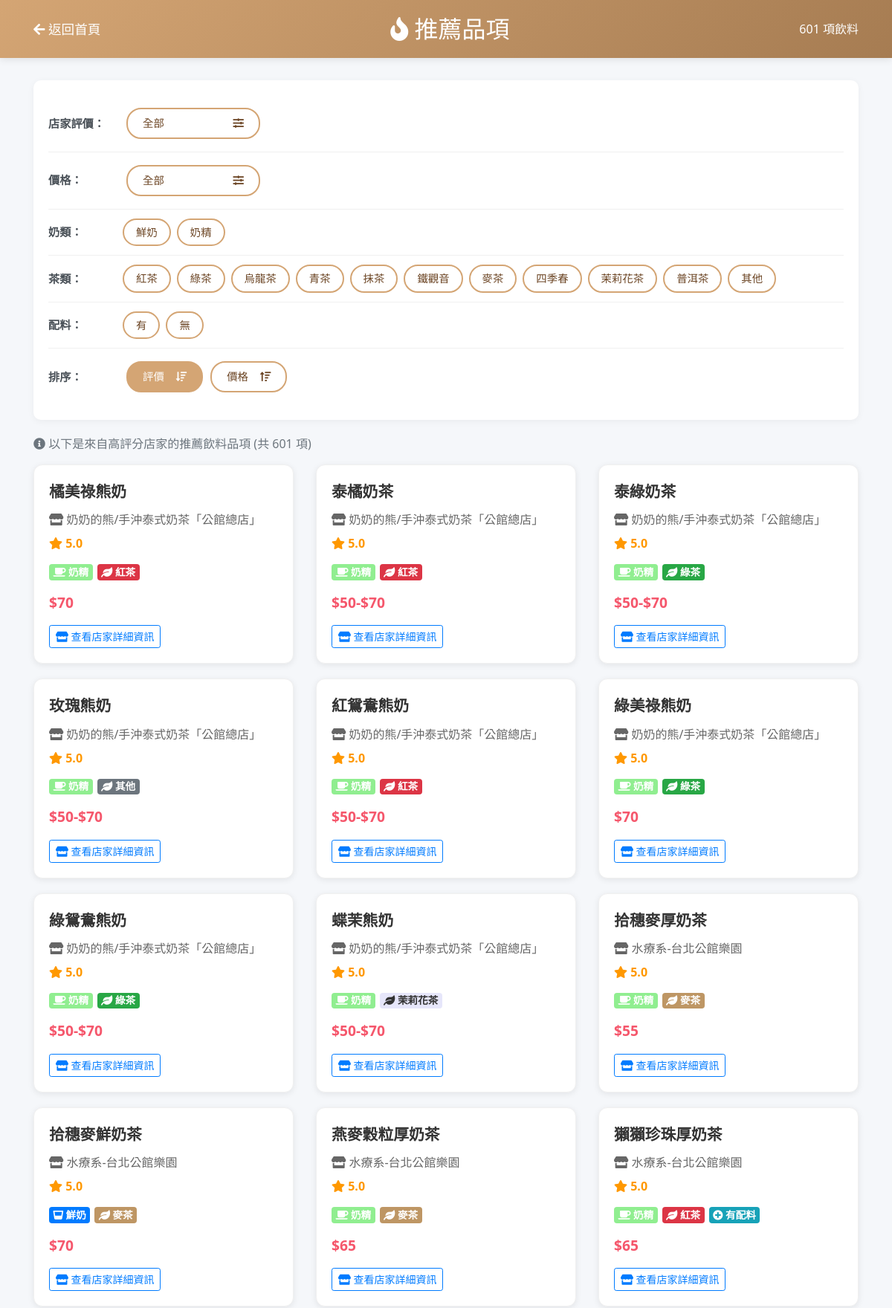
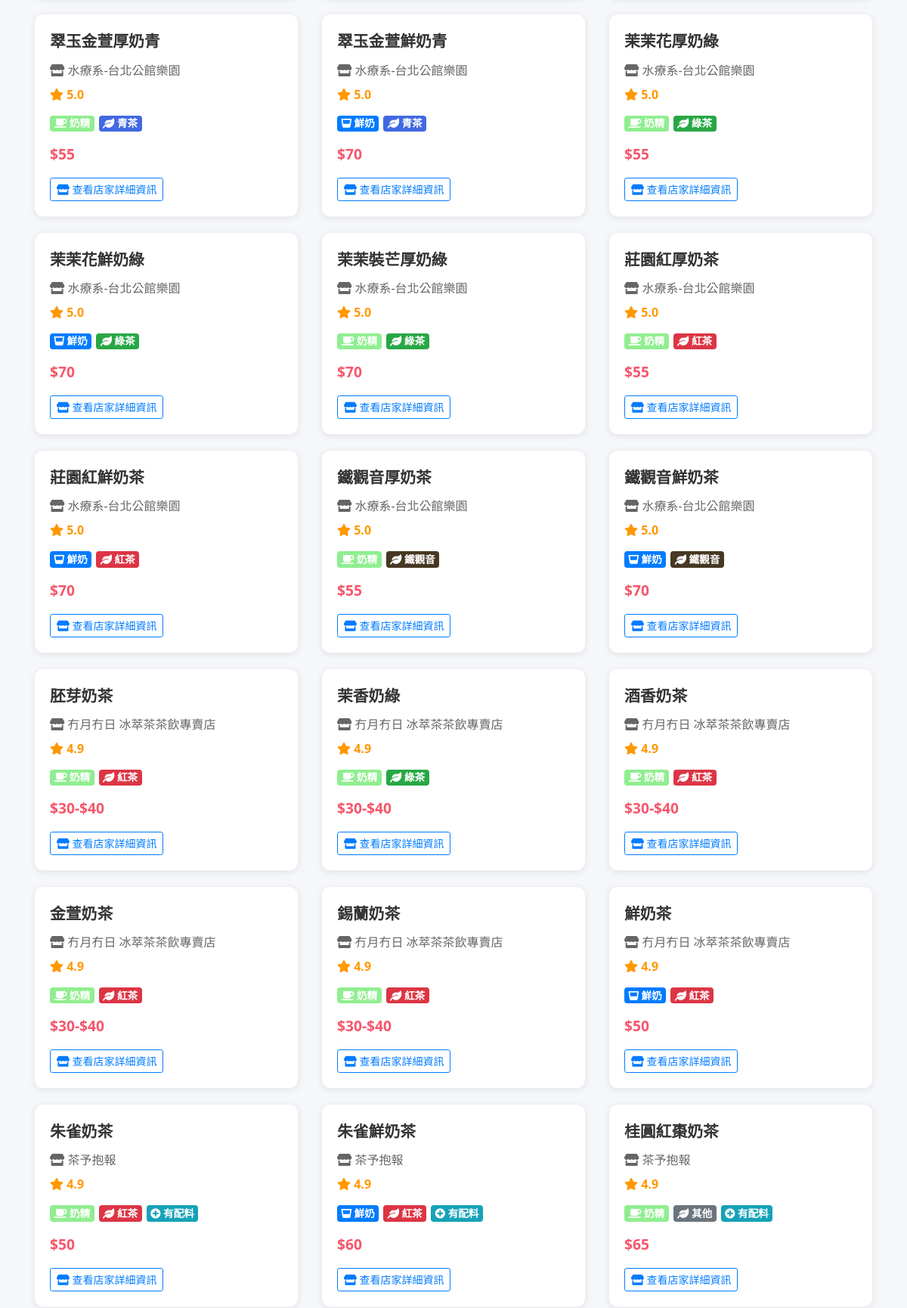
The app's page /drinks/ (upper part) with its own data (2 pictures, top to bottom).
### polls/models.py (models this page shows, shortened)
class Drink(models.Model):
    MILK_TYPE_CHOICES = [
        ('creamer', '奶精'),
        ('fresh_milk', '鮮奶'),
    ]
    TEA_TYPE_CHOICES = [
        ('black_tea', '紅茶'),
        ('green_tea', '綠茶'),
        ('oolong_tea', '烏龍茶'),
        ('blue_tea', '青茶'),
        ('matcha', '抹茶'),
        ('tieguanyin', '鐵觀音'),
        ('barley_tea', '麥茶'),
        ('season', '四季春'),
        ('jasmine', '茉莉花茶'),
        ('pu_erh', '普洱茶'),
        ('other', '其他')
    ]
    tea_shop = models.ForeignKey(TeaShop, on_delete=models.CASCADE, related_name='drinks', verbose_name='所屬店家')
    name = models.CharField(max_length=100, verbose_name='飲料名稱')
    description = models.TextField(blank=True, null=True, verbose_name='描述')
    milk_type = models.CharField(max_length=20, choices=MILK_TYPE_CHOICES, blank=True, null=True, verbose_name='使用奶類')
    tea_type = models.CharField(max_length=20, choices=TEA_TYPE_CHOICES, blank=True, null=True, verbose_name='茶類')
    topping = models.CharField(max_length=10, choices=[('yes', '有'), ('no', '無')], blank=True, null=True, verbose_name='配料')
    has_medium = models.BooleanField(default=False, verbose_name='有中杯')
    price_medium = models.DecimalField(max_digits=5, decimal_places=0, blank=True, null=True, verbose_name='中杯價格')
    has_large = models.BooleanField(default=False, verbose_name='有大杯')
    price_large = models.DecimalField(max_digits=5, decimal_places=0, blank=True, null=True, verbose_name='大杯價格')
    created_at = models.DateTimeField(auto_now_add=True, verbose_name='建立時間')
    class Meta:
        verbose_name = '飲料品項'
        verbose_name_plural = '飲料品項列表'
        ordering = ['tea_shop', 'name']
    def get_price_range(self):
        prices = []
        if self.has_medium and self.price_medium:
            prices.append(int(self.price_medium))
        if self.has_large and self.price_large:
            prices.append(int(self.price_large))
        if not prices:
            return "價格未定"
        min_price = min(prices)
        max_price = max(prices)
        if min_price == max_price:
            return f"${min_price}"
        return f"${min_price}-${max_price}"

class TeaShop(models.Model):
    place_id = models.CharField(max_length=200, unique=True, verbose_name='Google Place ID')
    name = models.CharField(max_length=200, verbose_name='店名')
    address = models.CharField(max_length=300, verbose_name='地址')
    phone = models.CharField(max_length=50, blank=True, null=True, verbose_name='電話')
    latitude = models.DecimalField(max_digits=10, decimal_places=7, verbose_name='緯度')
    longitude = models.DecimalField(max_digits=10, decimal_places=7, verbose_name='經度')
    rating = models.DecimalField(max_digits=2, decimal_places=1, verbose_name='評分')
    opening_hours = models.TextField(verbose_name='營業時間')
    created_at = models.DateTimeField(auto_now_add=True, verbose_name='建立時間')
    class Meta:
        verbose_name = '奶茶店'
        verbose_name_plural = '奶茶店列表'
        ordering = ['-rating', 'name']  # 按評分降冪、店名排序

### polls/views.py (the view)
# urls.py: path('drinks/', polls_views.recommended_drinks, name='recommended_drinks'),
def recommended_drinks(request):
    rating_filter = request.GET.get('rating', '')
    milk_filter = request.GET.get('milk_type', '')
    price_filter = request.GET.get('price', '')
    tea_filter = request.GET.get('tea_type', '')
    topping_filter = request.GET.get('topping', '')
    sort_by = request.GET.get('sort', 'rating_desc')  # 預設評價由高到低
    drinks = Drink.objects.select_related('tea_shop')
    if rating_filter:
        try:
            min_rating = float(rating_filter)
            drinks = drinks.filter(tea_shop__rating__gte=min_rating)
        except ValueError:
            pass
    else:
        drinks = drinks.filter(tea_shop__rating__gte=4.0)
    if milk_filter:
        drinks = drinks.filter(milk_type=milk_filter)
    if tea_filter:
        drinks = drinks.filter(tea_type=tea_filter)
    if topping_filter:
        drinks = drinks.filter(topping=topping_filter)
    drinks = list(drinks)
    if price_filter == 'under_50':
        drinks = [d for d in drinks if has_price_in_range(d, 0, 50)]
    elif price_filter == '50_80':
        drinks = [d for d in drinks if has_price_in_range(d, 50, 80)]
    elif price_filter == 'over_80':
        drinks = [d for d in drinks if has_price_in_range(d, 80, float('inf'))]
    if sort_by == 'rating_desc' or sort_by == 'rating':
        drinks = sorted(drinks, key=lambda x: x.tea_shop.rating, reverse=True)
    elif sort_by == 'rating_asc':
        drinks = sorted(drinks, key=lambda x: x.tea_shop.rating)
    elif sort_by == 'price_asc':
        drinks = sorted(drinks, key=lambda x: get_min_price(x))
    elif sort_by == 'price_desc':
        drinks = sorted(drinks, key=lambda x: get_max_price(x), reverse=True)
    context = {
        'drinks': drinks[:50],  # 限制顯示數量
        'total_count': len(drinks),
        'rating_filter': rating_filter,
        'milk_filter': milk_filter,
        'price_filter': price_filter,
        'tea_filter': tea_filter,
        'topping_filter': topping_filter,
        'sort_by': sort_by,
    }
    return render(request, 'polls/recommended_drinks.html', context)

### templates/polls/recommended_drinks.html (shortened to what this page needs)
<!DOCTYPE html>
<html lang="zh-TW">
<head>
    <link rel="stylesheet" href="https://cdn.jsdelivr.net/npm/bootstrap@4.6.2/dist/css/bootstrap.min.css">
    <link rel="stylesheet" href="https://cdnjs.cloudflare.com/ajax/libs/font-awesome/5.15.4/css/all.min.css">
</head>
<body>
    <div class="header">
        <div class="container">
            <div class="d-flex justify-content-between align-items-center">
                <a href="{% url 'home' %}" class="back-btn">
                    <i class="fas fa-arrow-left"></i> 返回首頁
                </a>
                <h1><i class="fas fa-fire"></i> 推薦品項</h1>
                <div class="text-white">
                    {{ total_count }} 項飲料
                </div>
            </div>
        </div>
    </div>
    <div class="container">
        <div class="filter-section">
            <div class="filter-row">
                <span class="filter-label">店家評價：</span>
                <button class="btn filter-btn slider-trigger" data-toggle="modal" data-target="#ratingModal">
                    <span class="current-value">
                        {% if rating_filter %}{{ rating_filter }}★以上{% else %}全部{% endif %}
                    </span>
                    <i class="fas fa-sliders-h ml-2"></i>
                </button>
            </div>
            <div class="filter-row">
                <span class="filter-label">價格：</span>
                <button class="btn filter-btn slider-trigger" data-toggle="modal" data-target="#priceModal">
                    <span class="current-value">
                        {% if price_filter == 'under_50' %}&lt;50元
                        {% elif price_filter == '50_80' %}50-80元
                        {% elif price_filter == 'over_80' %}≥80元
                        {% else %}全部{% endif %}
                    </span>
                    <i class="fas fa-sliders-h ml-2"></i>
                </button>
            </div>
            <div class="filter-row">
                <span class="filter-label">奶類：</span>
                <div class="filter-buttons-group">
                    <a href="?rating={{ rating_filter }}{% if milk_filter != 'fresh_milk' %}&milk_type=fresh_milk{% endif %}&price={{ price_filter }}&tea_type={{ tea_filter }}&topping={{ topping_filter }}&sort={{ sort_by }}#filters"
                       class="btn filter-btn {% if milk_filter == 'fresh_milk' %}active{% endif %}">
                        鮮奶
                    </a>
                    <a href="?rating={{ rating_filter }}{% if milk_filter != 'creamer' %}&milk_type=creamer{% endif %}&price={{ price_filter }}&tea_type={{ tea_filter }}&topping={{ topping_filter }}&sort={{ sort_by }}#filters"
                       class="btn filter-btn {% if milk_filter == 'creamer' %}active{% endif %}">
                        奶精
                    </a>
                </div>
            </div>
            <div class="filter-row">
                <span class="filter-label">茶類：</span>
                <div class="filter-buttons-group">
                    <a href="?rating={{ rating_filter }}&milk_type={{ milk_filter }}&price={{ price_filter }}{% if tea_filter != 'black_tea' %}&tea_type=black_tea{% endif %}&topping={{ topping_filter }}&sort={{ sort_by }}#filters"
                       class="btn filter-btn {% if tea_filter == 'black_tea' %}active{% endif %}">紅茶</a>
                    <a href="?rating={{ rating_filter }}&milk_type={{ milk_filter }}&price={{ price_filter }}{% if tea_filter != 'green_tea' %}&tea_type=green_tea{% endif %}&topping={{ topping_filter }}&sort={{ sort_by }}#filters"
                       class="btn filter-btn {% if tea_filter == 'green_tea' %}active{% endif %}">綠茶</a>
                    <a href="?rating={{ rating_filter }}&milk_type={{ milk_filter }}&price={{ price_filter }}{% if tea_filter != 'oolong_tea' %}&tea_type=oolong_tea{% endif %}&topping={{ topping_filter }}&sort={{ sort_by }}#filters"
                       class="btn filter-btn {% if tea_filter == 'oolong_tea' %}active{% endif %}">烏龍茶</a>
                    <a href="?rating={{ rating_filter }}&milk_type={{ milk_filter }}&price={{ price_filter }}{% if tea_filter != 'blue_tea' %}&tea_type=blue_tea{% endif %}&topping={{ topping_filter }}&sort={{ sort_by }}#filters"
                       class="btn filter-btn {% if tea_filter == 'blue_tea' %}active{% endif %}">青茶</a>
                    <a href="?rating={{ rating_filter }}&milk_type={{ milk_filter }}&price={{ price_filter }}{% if tea_filter != 'matcha' %}&tea_type=matcha{% endif %}&topping={{ topping_filter }}&sort={{ sort_by }}#filters"
                       class="btn filter-btn {% if tea_filter == 'matcha' %}active{% endif %}">抹茶</a>
                    <a href="?rating={{ rating_filter }}&milk_type={{ milk_filter }}&price={{ price_filter }}{% if tea_filter != 'tieguanyin' %}&tea_type=tieguanyin{% endif %}&topping={{ topping_filter }}&sort={{ sort_by }}#filters"
                       class="btn filter-btn {% if tea_filter == 'tieguanyin' %}active{% endif %}">鐵觀音</a>
                    <a href="?rating={{ rating_filter }}&milk_type={{ milk_filter }}&price={{ price_filter }}{% if tea_filter != 'barley_tea' %}&tea_type=barley_tea{% endif %}&topping={{ topping_filter }}&sort={{ sort_by }}#filters"
                       class="btn filter-btn {% if tea_filter == 'barley_tea' %}active{% endif %}">麥茶</a>
                    <a href="?rating={{ rating_filter }}&milk_type={{ milk_filter }}&price={{ price_filter }}{% if tea_filter != 'season' %}&tea_type=season{% endif %}&topping={{ topping_filter }}&sort={{ sort_by }}#filters"
                       class="btn filter-btn {% if tea_filter == 'season' %}active{% endif %}">四季春</a>
                    <a href="?rating={{ rating_filter }}&milk_type={{ milk_filter }}&price={{ price_filter }}{% if tea_filter != 'jasmine' %}&tea_type=jasmine{% endif %}&topping={{ topping_filter }}&sort={{ sort_by }}#filters"
                       class="btn filter-btn {% if tea_filter == 'jasmine' %}active{% endif %}">茉莉花茶</a>
                    <a href="?rating={{ rating_filter }}&milk_type={{ milk_filter }}&price={{ price_filter }}{% if tea_filter != 'pu_erh' %}&tea_type=pu_erh{% endif %}&topping={{ topping_filter }}&sort={{ sort_by }}#filters"
                       class="btn filter-btn {% if tea_filter == 'pu_erh' %}active{% endif %}">普洱茶</a>
                    <a href="?rating={{ rating_filter }}&milk_type={{ milk_filter }}&price={{ price_filter }}{% if tea_filter != 'other' %}&tea_type=other{% endif %}&topping={{ topping_filter }}&sort={{ sort_by }}#filters"
                       class="btn filter-btn {% if tea_filter == 'other' %}active{% endif %}">其他</a>
                </div>
            </div>
            <div class="filter-row">
                <span class="filter-label">配料：</span>
                <div class="filter-buttons-group">
                    <a href="?rating={{ rating_filter }}&milk_type={{ milk_filter }}&price={{ price_filter }}&tea_type={{ tea_filter }}{% if topping_filter != 'yes' %}&topping=yes{% endif %}&sort={{ sort_by }}#filters"
                       class="btn filter-btn {% if topping_filter == 'yes' %}active{% endif %}">有</a>
                    <a href="?rating={{ rating_filter }}&milk_type={{ milk_filter }}&price={{ price_filter }}&tea_type={{ tea_filter }}{% if topping_filter != 'no' %}&topping=no{% endif %}&sort={{ sort_by }}#filters"
                       class="btn filter-btn {% if topping_filter == 'no' %}active{% endif %}">無</a>
                </div>
            </div>
            <div class="filter-row">
                <span class="filter-label">排序：</span>
                <button class="btn filter-btn sort-toggle {% if not sort_by or sort_by == 'rating_desc' or sort_by == 'rating_asc' or sort_by == 'rating' %}active{% endif %}"
                        onclick="toggleSort('rating')">
                    <span>評價</span>
                    {% if sort_by == 'rating_asc' %}
                        <i class="fas fa-sort-amount-up ml-2"></i>
                    {% else %}
                        <i class="fas fa-sort-amount-down ml-2"></i>
                    {% endif %}
                </button>
                <button class="btn filter-btn sort-toggle {% if sort_by == 'price_asc' or sort_by == 'price_desc' %}active{% endif %}"
                        onclick="toggleSort('price')">
                    <span>價格</span>
                    {% if sort_by == 'price_asc' %}
                        <i class="fas fa-sort-amount-up ml-2"></i>
                    {% elif sort_by == 'price_desc' %}
                        <i class="fas fa-sort-amount-down ml-2"></i>
                    {% else %}
                        <i class="fas fa-sort-amount-up ml-2"></i>
                    {% endif %}
                </button>
            </div>
        </div>
        <div class="mb-3">
            <p class="text-muted">
                <i class="fas fa-info-circle"></i> 以下是來自高評分店家的推薦飲料品項 (共 {{ total_count }} 項)
            </p>
        </div>
        <div class="row">
            {% for drink in drinks %}
            <div class="col-md-6 col-lg-4">
                <div class="drink-card">
                    <div class="drink-name">{{ drink.name }}</div>
                    <div class="drink-shop mb-2">
                        <i class="fas fa-store"></i> {{ drink.tea_shop.name }}
                    </div>
                    <div class="shop-rating mb-3">
                        <i class="fas fa-star"></i> {{ drink.tea_shop.rating }}
                    </div>
                    <div class="mb-3" style="display: flex; flex-wrap: wrap; gap: 6px;">
                        {% if drink.milk_type %}
                        <span class="badge badge-milk-{{ drink.milk_type }}" style="font-size: 0.85rem;">
                            {% if drink.milk_type == 'creamer' %}<i class="fas fa-coffee"></i> 奶精
                            {% elif drink.milk_type == 'fresh_milk' %}<i class="fas fa-glass-whiskey"></i> 鮮奶
                            {% endif %}
                        </span>
                        {% endif %}
                        {% if drink.tea_type %}
                        <span class="badge badge-tea-{{ drink.tea_type }}" style="font-size: 0.85rem;">
                            <i class="fas fa-leaf"></i> {{ drink.get_tea_type_display }}
                        </span>
                        {% endif %}
                        {% if drink.topping == 'yes' %}
                        <span class="badge badge-info" style="font-size: 0.85rem;">
                            <i class="fas fa-plus-circle"></i> 有配料
                        </span>
                        {% endif %}
                    </div>
                    <div class="d-flex justify-content-between align-items-center">
                        <div class="drink-price">{{ drink.get_price_range }}</div>
                    </div>
                    <div class="mt-3">
                        <a href="{% url 'shop_detail' drink.tea_shop.id %}?next={{ request.get_full_path|urlencode }}"
                           class="btn btn-sm btn-outline-primary">
                            <i class="fas fa-store"></i> 查看店家詳細資訊
                        </a>
                    </div>
                </div>
            </div>
            {% empty %}
            <div class="col-12">
                <div class="alert alert-info">
                    <i class="fas fa-info-circle"></i> 目前沒有推薦品項
                </div>
            </div>
            {% endfor %}
        </div>
    </div>
</body>
</html>

### records on screen
Drink: name "橘美祿熊奶", tea_shop.name "奶奶的熊/手沖泰式奶茶「公館總店」", tea_shop.rating "5.0", milk_type "creamer" (drawn), tea_type "紅茶", get_price_range "$70"
Drink: name "泰橘奶茶", tea_shop.name "奶奶的熊/手沖泰式奶茶「公館總店」", tea_shop.rating "5.0", milk_type "creamer" (drawn), tea_type "紅茶", get_price_range "$50-$70"
Drink: name "泰綠奶茶", tea_shop.name "奶奶的熊/手沖泰式奶茶「公館總店」", tea_shop.rating "5.0", milk_type "creamer" (drawn), tea_type "綠茶", get_price_range "$50-$70"
Drink: name "玫瑰熊奶", tea_shop.name "奶奶的熊/手沖泰式奶茶「公館總店」", tea_shop.rating "5.0", milk_type "creamer" (drawn), tea_type "其他", get_price_range "$50-$70"
Drink: name "紅鴛鴦熊奶", tea_shop.name "奶奶的熊/手沖泰式奶茶「公館總店」", tea_shop.rating "5.0", milk_type "creamer" (drawn), tea_type "紅茶", get_price_range "$50-$70"
Drink: name "綠美祿熊奶", tea_shop.name "奶奶的熊/手沖泰式奶茶「公館總店」", tea_shop.rating "5.0", milk_type "creamer" (drawn), tea_type "綠茶", get_price_range "$70"
Drink: name "綠鴛鴦熊奶", tea_shop.name "奶奶的熊/手沖泰式奶茶「公館總店」", tea_shop.rating "5.0", milk_type "creamer" (drawn), tea_type "綠茶", get_price_range "$50-$70"
Drink: name "蝶茉熊奶", tea_shop.name "奶奶的熊/手沖泰式奶茶「公館總店」", tea_shop.rating "5.0", milk_type "creamer" (drawn), tea_type "茉莉花茶", get_price_range "$50-$70"
Drink: name "拾穗麥厚奶茶", tea_shop.name "水療系-台北公館樂園", tea_shop.rating "5.0", milk_type "creamer" (drawn), tea_type "麥茶", get_price_range "$55"
Drink: name "拾穗麥鮮奶茶", tea_shop.name "水療系-台北公館樂園", tea_shop.rating "5.0", milk_type "fresh_milk" (drawn), tea_type "麥茶", get_price_range "$70"
Drink: name "燕麥穀粒厚奶茶", tea_shop.name "水療系-台北公館樂園", tea_shop.rating "5.0", milk_type "creamer" (drawn), tea_type "麥茶", get_price_range "$65"
Drink: name "獺獺珍珠厚奶茶", tea_shop.name "水療系-台北公館樂園", tea_shop.rating "5.0", milk_type "creamer" (drawn), tea_type "紅茶", topping "yes" (drawn), get_price_range "$65"
Drink: name "翠玉金萱厚奶青", tea_shop.name "水療系-台北公館樂園", tea_shop.rating "5.0", milk_type "creamer" (drawn), tea_type "青茶", get_price_range "$55"
Drink: name "翠玉金萱鮮奶青", tea_shop.name "水療系-台北公館樂園", tea_shop.rating "5.0", milk_type "fresh_milk" (drawn), tea_type "青茶", get_price_range "$70"
Drink: name "茉茉花厚奶綠", tea_shop.name "水療系-台北公館樂園", tea_shop.rating "5.0", milk_type "creamer" (drawn), tea_type "綠茶", get_price_range "$55"
Drink: name "茉茉花鮮奶綠", tea_shop.name "水療系-台北公館樂園", tea_shop.rating "5.0", milk_type "fresh_milk" (drawn), tea_type "綠茶", get_price_range "$70"
Drink: name "茉茉裝芒厚奶綠", tea_shop.name "水療系-台北公館樂園", tea_shop.rating "5.0", milk_type "creamer" (drawn), tea_type "綠茶", get_price_range "$70"
Drink: name "莊園紅厚奶茶", tea_shop.name "水療系-台北公館樂園", tea_shop.rating "5.0", milk_type "creamer" (drawn), tea_type "紅茶", get_price_range "$55"
Drink: name "莊園紅鮮奶茶", tea_shop.name "水療系-台北公館樂園", tea_shop.rating "5.0", milk_type "fresh_milk" (drawn), tea_type "紅茶", get_price_range "$70"
Drink: name "鐵觀音厚奶茶", tea_shop.name "水療系-台北公館樂園", tea_shop.rating "5.0", milk_type "creamer" (drawn), tea_type "鐵觀音", get_price_range "$55"
Drink: name "鐵觀音鮮奶茶", tea_shop.name "水療系-台北公館樂園", tea_shop.rating "5.0", milk_type "fresh_milk" (drawn), tea_type "鐵觀音", get_price_range "$70"
Drink: name "胚芽奶茶", tea_shop.name "冇月冇日 冰萃茶茶飲專賣店", tea_shop.rating "4.9", milk_type "creamer" (drawn), tea_type "紅茶", get_price_range "$30-$40"
Drink: name "茉香奶綠", tea_shop.name "冇月冇日 冰萃茶茶飲專賣店", tea_shop.rating "4.9", milk_type "creamer" (drawn), tea_type "綠茶", get_price_range "$30-$40"
Drink: name "酒香奶茶", tea_shop.name "冇月冇日 冰萃茶茶飲專賣店", tea_shop.rating "4.9", milk_type "creamer" (drawn), tea_type "紅茶", get_price_range "$30-$40"
Drink: name "金萱奶茶", tea_shop.name "冇月冇日 冰萃茶茶飲專賣店", tea_shop.rating "4.9", milk_type "creamer" (drawn), tea_type "紅茶", get_price_range "$30-$40"
Drink: name "錫蘭奶茶", tea_shop.name "冇月冇日 冰萃茶茶飲專賣店", tea_shop.rating "4.9", milk_type "creamer" (drawn), tea_type "紅茶", get_price_range "$30-$40"
Drink: name "鮮奶茶", tea_shop.name "冇月冇日 冰萃茶茶飲專賣店", tea_shop.rating "4.9", milk_type "fresh_milk" (drawn), tea_type "紅茶", get_price_range "$50"
Drink: name "朱雀奶茶", tea_shop.name "茶予抱報", tea_shop.rating "4.9", milk_type "creamer" (drawn), tea_type "紅茶", topping "yes" (drawn), get_price_range "$50"
Drink: name "朱雀鮮奶茶", tea_shop.name "茶予抱報", tea_shop.rating "4.9", milk_type "fresh_milk" (drawn), tea_type "紅茶", topping "yes" (drawn), get_price_range "$60"
Drink: name "桂圓紅棗奶茶", tea_shop.name "茶予抱報", tea_shop.rating "4.9", milk_type "creamer" (drawn), tea_type "其他", topping "yes" (drawn), get_price_range "$65"

### other values on screen
{{ total_count }} "601"
